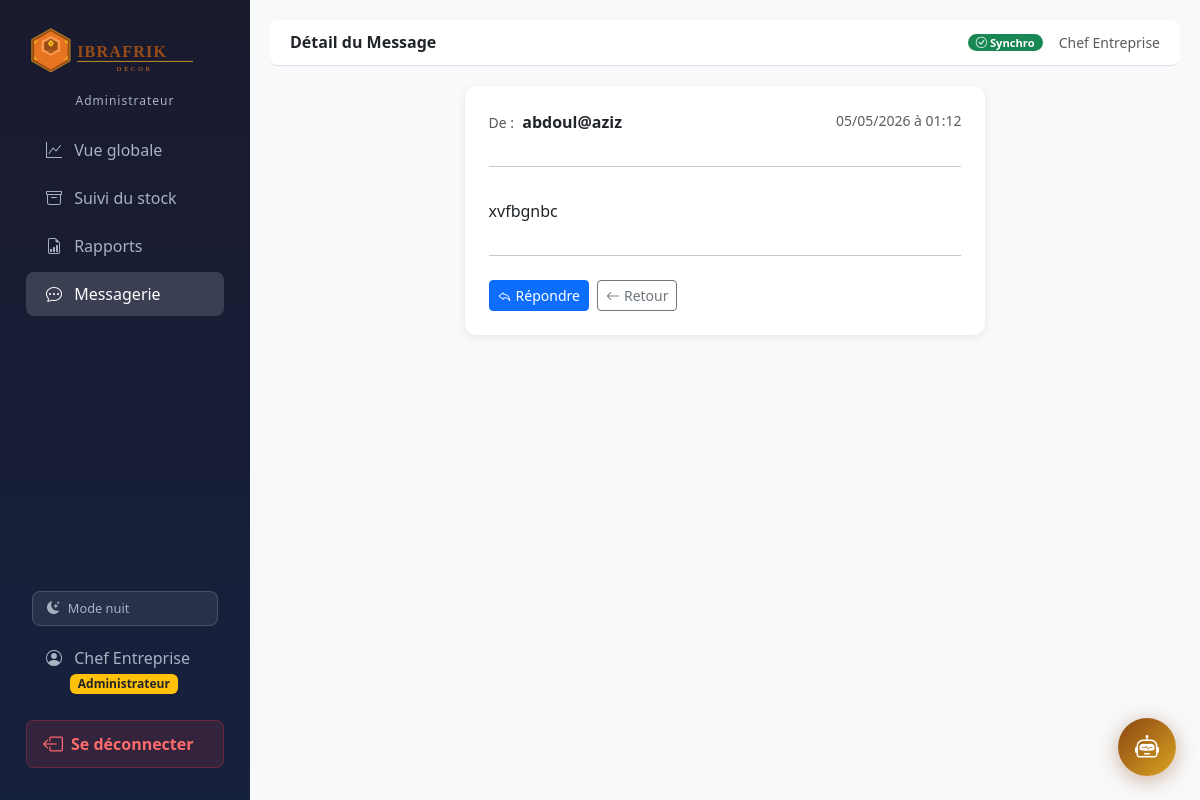
Page /messagerie/detail/1/ (signed in) on the committed database.
### accounts/models.py (models this page shows, shortened)
class Utilisateur(AbstractUser):
    GESTIONNAIRE = 'GESTIONNAIRE'
    ADMIN = 'ADMIN'
    ROLE_CHOICES = [
        (GESTIONNAIRE, 'Gestionnaire'),
        (ADMIN, 'Administrateur'),
    ]
    role = models.CharField(
        max_length=20,
        choices=ROLE_CHOICES,
        default=GESTIONNAIRE,
    )
    photo = models.ImageField(
        upload_to='profils/',
        blank=True,
        null=True,
        verbose_name='Photo de profil'
    )
    def is_gestionnaire(self):
        return self.role == self.GESTIONNAIRE
    def is_admin_bc(self):
        return self.role == self.ADMIN
    class Meta:
        verbose_name = 'Utilisateur'
        verbose_name_plural = 'Utilisateurs'

### messagerie/models.py (models this page shows, shortened)
class Message(models.Model):
    expediteur = models.ForeignKey(settings.AUTH_USER_MODEL, on_delete=models.CASCADE, related_name='messages_envoyes')
    destinataire = models.ForeignKey(settings.AUTH_USER_MODEL, on_delete=models.CASCADE, related_name='messages_recus')
    contenu = models.TextField()
    date_envoi = models.DateTimeField(auto_now_add=True)
    lu = models.BooleanField(default=False)
    class Meta:
        verbose_name = 'Message'
        ordering = ['-date_envoi']

### messagerie/views.py (the view)
# urls.py: path('detail/<int:pk>/', views.message_detail, name='detail'), # URL: /messagerie/detail/1/
@login_required
def message_detail(request, pk):
    message = get_object_or_404(
        Message, pk=pk, destinataire=request.user
    )
    return render(request, 'messagerie/detail.html', {'message': message})

### dashboard/context_processors.py (called while the page is built)
def messages_non_lus(request):
    if request.user.is_authenticated:
        count = Message.objects.filter(
            destinataire=request.user, lu=False
        ).count()
        return {'messages_non_lus_count': count}
    return {'messages_non_lus_count': 0}

### templates/messagerie/detail.html (shortened to what this page needs)
{% extends 'base.html' %}
{% block page_title %}Détail du Message{% endblock %}
{% block content %}
<div class="row justify-content-center">
    <div class="col-md-7">
        <div class="card p-4">
            <div class="d-flex justify-content-between mb-3">
                <div>
                    <span class="text-muted small">De :</span>
                    <strong class="ms-1">
                        {{ message.expediteur.get_full_name|default:message.expediteur.username }}
                    </strong>
                </div>
                <span class="text-muted small">
                    {{ message.date_envoi|date:"d/m/Y à H:i" }}
                </span>
            </div>
            <hr>
            <p class="mt-3" style="white-space: pre-wrap;">{{ message.contenu }}</p>
            <hr>
            <div class="d-flex gap-2 mt-2">
                <a href="{% url 'messagerie:envoyer' %}?to={{ message.expediteur.pk }}"
                   class="btn btn-primary btn-sm">
                    <i class="bi bi-reply me-1"></i>Répondre
                </a>
                <a href="{% url 'messagerie:inbox' %}"
                   class="btn btn-outline-secondary btn-sm">
                    <i class="bi bi-arrow-left me-1"></i>Retour
                </a>
            </div>
        </div>
    </div>
</div>
{% endblock %}

### templates/base.html (shortened to what this page needs)
{% load static %}
<!DOCTYPE html>
<html lang="fr">
<head>
    <link href="https://cdn.jsdelivr.net/npm/bootstrap@5.3.0/dist/css/bootstrap.min.css" rel="stylesheet">
    <link href="https://cdn.jsdelivr.net/npm/bootstrap-icons@1.11.0/font/bootstrap-icons.css" rel="stylesheet">
</head>
<body data-theme="dark">
{% if user.is_authenticated %}
<div class="d-flex">
    <nav class="sidebar p-3">
        <div class="text-center mb-3 mt-1">
            <img src="{% static 'images/logo_ibrafrik.svg' %}"
                 alt="IBRAFRIK Decor"
                 style="width: 210px; max-width: 100%; filter: brightness(1.1);">
            <div style="color: var(--sidebar-text); font-size: 0.75rem; margin-top: 4px; letter-spacing: 1px;">
                {{ user.get_role_display }}
            </div>
        </div>
        <ul class="nav flex-column flex-grow-1">
            {% if user.is_admin_bc %}
            <li class="nav-item">
                <a class="nav-link {% if request.resolver_match.url_name == 'admin' %}active{% endif %}"
                   href="{% url 'dashboard:admin' %}">
                    <i class="bi bi-graph-up"></i> Vue globale
                </a>
            </li>
            <li class="nav-item">
                <a class="nav-link {% if request.resolver_match.app_name == 'stock' %}active{% endif %}"
                   href="{% url 'stock:liste' %}">
                    <i class="bi bi-archive"></i> Suivi du stock
                </a>
            </li>
            <li class="nav-item">
                <a class="nav-link {% if request.resolver_match.app_name == 'rapports' %}active{% endif %}"
                   href="{% url 'rapports:mensuel' %}">
                    <i class="bi bi-file-earmark-bar-graph"></i> Rapports
                </a>
            </li>
            <li class="nav-item">
                <a class="nav-link {% if request.resolver_match.app_name == 'messagerie' %}active{% endif %}"
                   href="{% url 'messagerie:inbox' %}">
                    <i class="bi bi-chat-dots"></i> Messagerie
                </a>
            </li>
            {% endif %}
        </ul>
        <div class="px-3 mb-2">
            <button onclick="toggleMode()" id="modeBtn"
                    style="display:flex; align-items:center; gap:8px;
                           background: rgba(255,255,255,0.08);
                           color: var(--sidebar-text);
                           border: 1px solid rgba(255,255,255,0.15);
                           border-radius: 8px;
                           padding: 7px 14px;
                           width: 100%;
                           cursor: pointer;
                           font-size: 0.8rem;
                           transition: all 0.2s;">
                <i class="bi bi-moon-stars-fill" id="modeIcon"></i>
                <span id="modeLabel">Mode nuit</span>
            </button>
        </div>
        <a href="{% url 'accounts:profil' %}" class="nav-link mb-2" style="color: var(--sidebar-text);">
            <i class="bi bi-person-circle"></i>
            {{ user.get_full_name|default:user.username }}
            <br>
            <span class="badge ms-4 {% if user.is_admin_bc %}bg-warning text-dark{% else %}bg-primary{% endif %}">
                {{ user.get_role_display }}
            </span>
        </a>
        <a href="{% url 'accounts:logout' %}" class="btn-deconnexion mb-3">
            <i class="bi bi-box-arrow-left fs-5"></i>
            Se déconnecter
        </a>
    </nav>
    <div class="main-content flex-grow-1">
        <div class="topbar d-flex justify-content-between align-items-center">
            <h6 class="mb-0 fw-bold">{% block page_title %}{% endblock %}</h6>
            <div class="d-flex align-items-center gap-3">
                <span id="sync-indicator" class="badge badge-sync bg-secondary">
                </span>
                <small class="text-muted">{{ user.get_full_name|default:user.username }}</small>
            </div>
        </div>
        {% block content %}{% endblock %}
    </div>
</div>
{% else %}
    {% block content_unauthenticated %}{% endblock %}
{% endif %}
{% if user.is_authenticated %}
<div class="chat-bubble">
    <button class="chat-btn" onclick="toggleChat()" title="Assistant IBRA">
        <i class="bi bi-robot"></i>
    </button>
</div>
{% endif %}
</body>
</html>

### templates/base.html (style rules this page uses)
body[data-theme="dark"] { --sidebar-bg1: #1a1a2e; --sidebar-bg2: #16213e; --sidebar-text: #a8b2c1; background-color: #f8f9fa; }
body { --sidebar-bg1: #1a1a2e; --sidebar-bg2: #16213e; --sidebar-text: #a8b2c1; background-color: #f8f9fa; }
.sidebar { height: 100vh; background: linear-gradient(180deg, var(--sidebar-bg1) 0%, var(--sidebar-bg2) 100%); width: 250px; position: fixed; top: 0; left: 0; display: flex; flex-direction: column; overflow-y: auto; }
.sidebar .nav-link { color: var(--sidebar-text); padding: 10px 20px; border-radius: 8px; margin: 2px 10px; transition: all 0.2s; }
.sidebar .nav-link:hover, .sidebar .nav-link.active { background: rgba(255,255,255,0.15); color: #fff; }
.sidebar .nav-link i { margin-right: 8px; }
.main-content { margin-left: 250px; padding: 20px; }
.topbar { background: #fff; border-bottom: 1px solid #dee2e6; padding: 12px 20px; margin-bottom: 20px; border-radius: 8px; }
.card { border: none; box-shadow: 0 2px 8px rgba(0,0,0,0.08); border-radius: 12px; }
.badge-sync { font-size: 0.7rem; padding: 3px 8px; border-radius: 20px; }
.btn-deconnexion { display: flex; align-items: center; gap: 8px; background: rgba(220, 53, 69, 0.15); color: #ff6b6b !important; border: 1px solid rgba(220, 53, 69, 0.3); border-radius: 8px; padding: 8px 16px; margin: 8px 10px; font-weight: 600; transition: all 0.2s; text-decoration: none; }
body[data-mode="dark"] { --sidebar-bg1: #1a1a2e; --sidebar-bg2: #16213e; --sidebar-text: #a8b2c1; background-color: #f8f9fa; }
.chat-bubble { position: fixed; bottom: 24px; right: 24px; z-index: 9999; }
.chat-btn { width: 58px; height: 58px; border-radius: 50%; background: linear-gradient(135deg, #8B4513, #DAA520); border: none; color: #fff; font-size: 1.5rem; cursor: pointer; box-shadow: 0 4px 20px rgba(139,69,19,0.4); transition: transform 0.2s; }

### rows in the picture
Utilisateur: role "Administrateur", get_full_name "Chef Entreprise"
Message: expediteur.get_full_name "abdoul@aziz", date_envoi "05/05/2026 à 01:12", contenu "xvfbgnbc"
